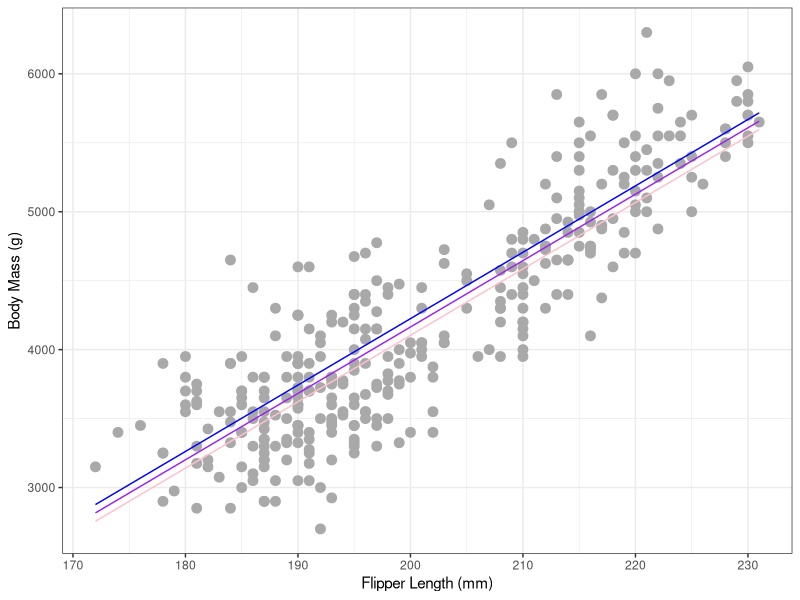
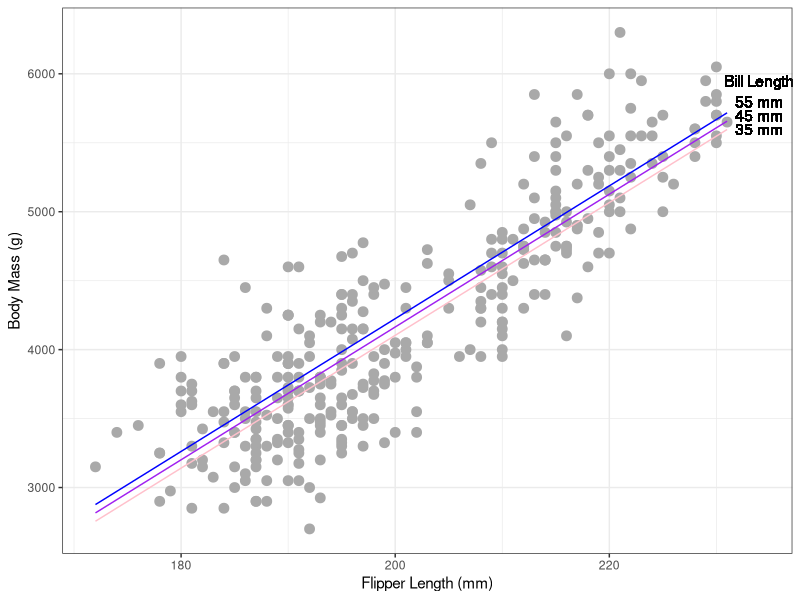
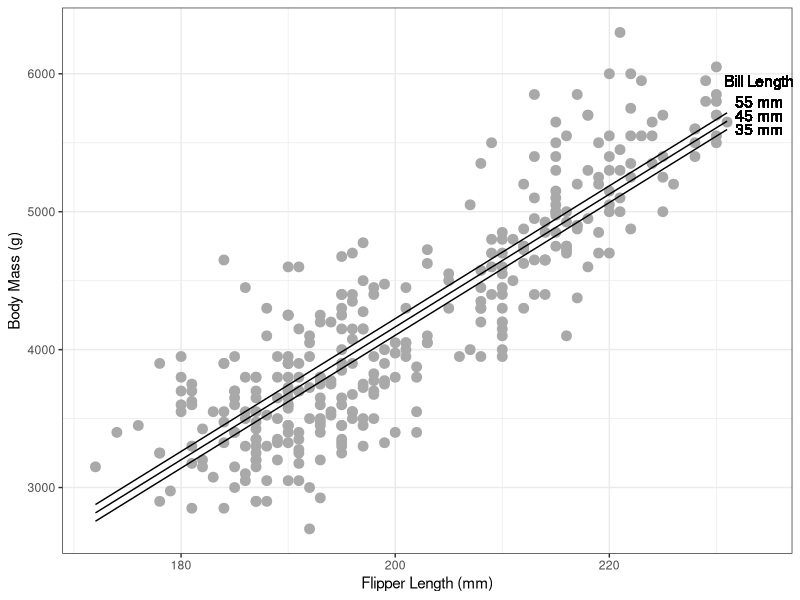

Recreate these plots in R, in order.
## ---- chunk 1
data <- palmerpenguins::penguins
m1 <- lm(body_mass_g ~ bill_length_mm + flipper_length_mm, data = data)
summary(m1)
## ---- chunk 2
coefficients(m1)
## ---- chunk 3
summary(m1)
## ---- chunk 4
confint(m1)
## ---- chunk 5
summary(m1)
## ---- chunk 6
summary(m1)
## ---- chunk 7
c1 <- coefficients(m1)
c1
## ---- chunk 8
quantile(data$bill_length_mm, na.rm = TRUE)
## ---- chunk 9
library(tidyverse)
data <- data %>%
  mutate(b35 = c1[1] + c1[2]*35 + c1[3]*flipper_length_mm,
         b45 = c1[1] + c1[2]*45 + c1[3]*flipper_length_mm,
         b55 = c1[1] + c1[2]*55 + c1[3]*flipper_length_mm)
## ---- chunk 10
head(data)
## ---- chunk 11
data %>% ggplot(aes(x = flipper_length_mm, y = body_mass_g)) +
  geom_point(size=3, color = "darkgray") + 
  geom_line(aes(y = b35), color = "pink") +
  geom_line(aes(y = b45), color = "purple") +
  geom_line(aes(y = b55), color = "blue") +
  labs(x = "Flipper Length (mm)",
       y = "Body Mass (g)") +
  theme_bw()
## ---- chunk 12
data %>% ggplot(aes(x = flipper_length_mm, y = body_mass_g)) +
  geom_point(size=3, color = "darkgray") + 
  geom_line(aes(y = b35), color = "pink") +
  geom_line(aes(y = b45), color = "purple") +
  geom_line(aes(y = b55), color = "blue") +
  geom_text(aes(x = 234, y = 5600, label = "35 mm")) +
  geom_text(aes(x = 234, y = 5700, label = "45 mm")) + 
  geom_text(aes(x = 234, y = 5800, label = "55 mm")) +
  geom_text(aes(x = 234, y = 5950, label = "Bill Length")) +
  labs(x = "Flipper Length (mm)",
       y = "Body Mass (g)") +
  theme_bw()
## ---- chunk 13
data %>% ggplot(aes(x = flipper_length_mm, y = body_mass_g)) +
  geom_point(size=3, color = "darkgray") + 
  geom_line(aes(y = b35), color = "black") +
  geom_line(aes(y = b45), color = "black") +
  geom_line(aes(y = b55), color = "black") +
  geom_text(aes(x = 234, y = 5600, label = "35 mm")) +
  geom_text(aes(x = 234, y = 5700, label = "45 mm")) + 
  geom_text(aes(x = 234, y = 5800, label = "55 mm")) +
  geom_text(aes(x = 234, y = 5950, label = "Bill Length")) +
  labs(x = "Flipper Length (mm)",
       y = "Body Mass (g)") +
  theme_bw()
